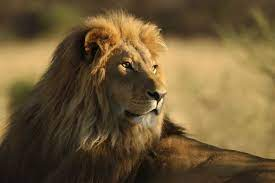
#> input picture singa.jpg, 275 x 183 px
$ python contras.py
#> lines starting #> are read from the running program, lines starting #| are printed output that depends on the picture
import cv2

img = cv2.imread('singa.jpg', 1)
#> img is the input picture: shape (183, 275, 3); mean B, G, R 54.5, 89.6, 110.6
lab= cv2.cvtColor(img, cv2.COLOR_BGR2LAB)
#> lab: shape (183, 275, 3); mean of channels 0, 1, 2 97.7, 131.7, 150.7
l_channel, a, b = cv2.split(lab)
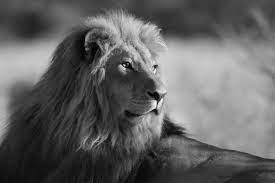
#> l_channel: shape (183, 275); min 0, max 251, mean 97.7
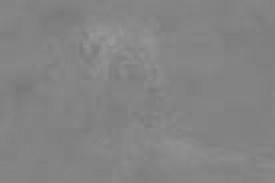
#> a: shape (183, 275); min 118, max 155, mean 131.7
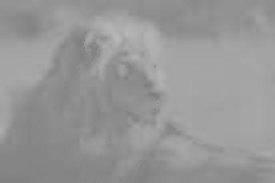
#> b: shape (183, 275); min 125, max 184, mean 150.7

clahe = cv2.createCLAHE(clipLimit=2.0, tileGridSize=(8,8))
cl = clahe.apply(l_channel)
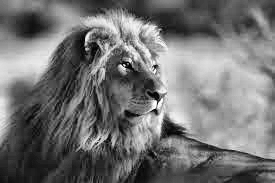
#> cl: shape (183, 275); min 1, max 255, mean 114.5
limg = cv2.merge((cl,a,b))
#> limg: shape (183, 275, 3); mean of channels 0, 1, 2 114.5, 131.7, 150.7

enhanced_img = cv2.cvtColor(limg, cv2.COLOR_LAB2BGR)
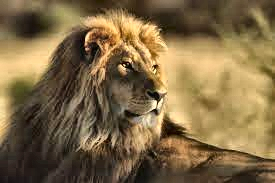
#> enhanced_img: shape (183, 275, 3); mean B, G, R 69.8, 105.7, 127.5

cv2.imshow('Original',img)
cv2.imshow('Hasil', enhanced_img)
cv2.waitKey(0)

$ run again, with fotoku.png saved as singa.jpg
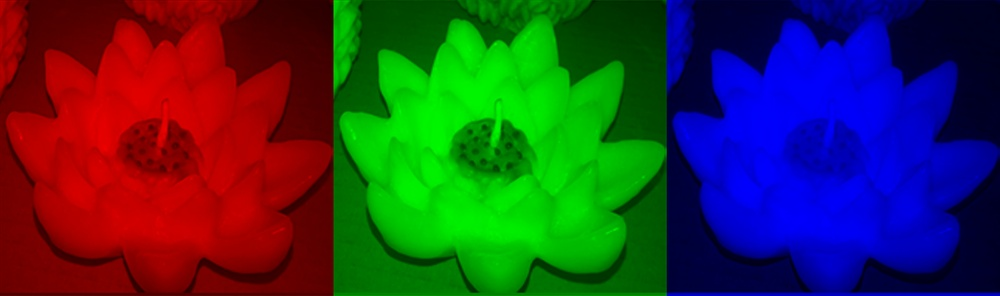
#> input picture fotoku.png, 1000 x 296 px, shrunk from 1812 x 537 before the run
#> img is the input picture: shape (296, 1000, 3); mean B, G, R 49.6, 51.1, 47.6
#> lab: shape (296, 1000, 3); mean of channels 0, 1, 2 84, 141.7, 137.2
#> `cl = clahe.apply(l_channel)`:
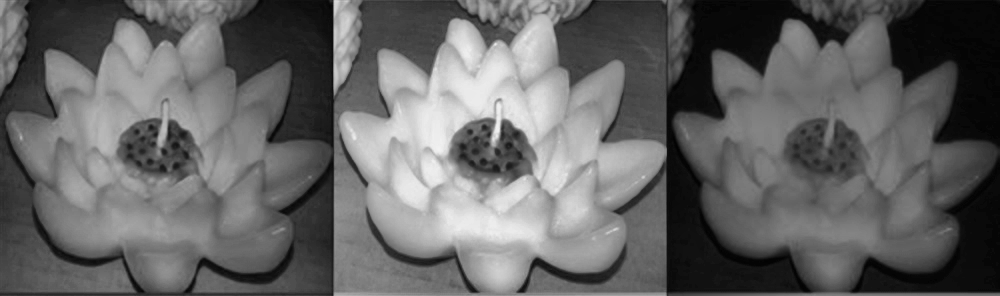
#> cl: shape (296, 1000); min 1, max 242, mean 100.5
#> limg: shape (296, 1000, 3); mean of channels 0, 1, 2 100.5, 141.7, 137.2
#> `enhanced_img = cv2.cvtColor(limg, cv2.COLOR_LAB2BGR)`:
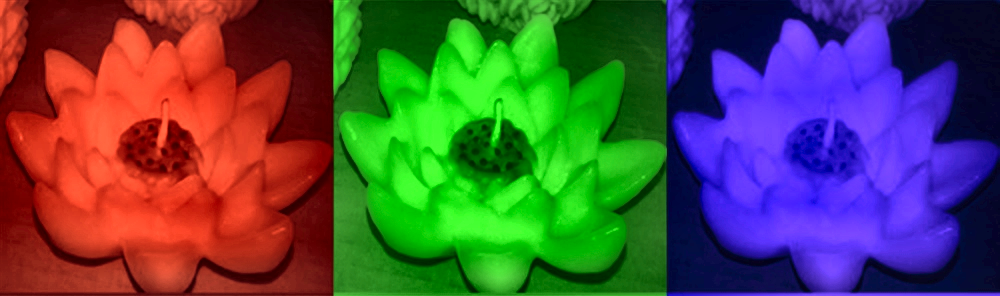
#> enhanced_img: shape (296, 1000, 3); mean B, G, R 68.2, 75.4, 80.7
